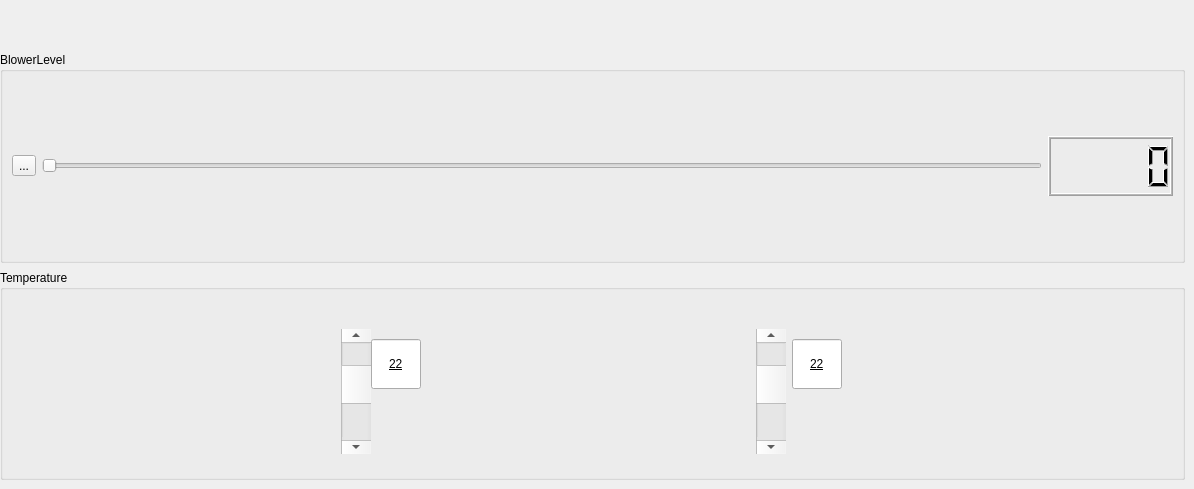
         <widget class="QWidget" name="tab_5">
          <attribute name="title">
           <string>TPS Simulation</string>
          </attribute>
          <widget class="QGroupBox" name="groupBox_8">
           <property name="geometry">
            <rect>
             <x>0</x>
             <y>52</y>
             <width>1185</width>
             <height>211</height>
            </rect>
           </property>
           <property name="title">
            <string>BlowerLevel</string>
           </property>
           <layout class="QGridLayout" name="gridLayout_10">
            <item row="0" column="2">
             <widget class="QLCDNumber" name="displayBlwrLvlT">
              <property name="minimumSize">
               <size>
                <width>100</width>
                <height>60</height>
               </size>
              </property>
              <property name="maximumSize">
               <size>
                <width>200</width>
                <height>60</height>
               </size>
              </property>
              <property name="font">
               <font>
                <family>Agency FB</family>
                <pointsize>16</pointsize>
               </font>
              </property>
              <property name="midLineWidth">
               <number>1</number>
              </property>
              <property name="smallDecimalPoint">
               <bool>false</bool>
              </property>
              <property name="digitCount">
               <number>5</number>
              </property>
              <property name="segmentStyle">
               <enum>QLCDNumber::Filled</enum>
              </property>
             </widget>
            </item>
            <item row="0" column="1">
             <widget class="QSplitter" name="splitter_2">
              <property name="orientation">
               <enum>Qt::Horizontal</enum>
              </property>
              <widget class="QSlider" name="horizontalSliderBlwrLvlT">
               <property name="minimumSize">
                <size>
                 <width>0</width>
                 <height>0</height>
                </size>
               </property>
               <property name="maximumSize">
                <size>
                 <width>1000</width>
                 <height>30</height>
                </size>
               </property>
               <property name="toolTip">
                <string>This is a tool tip</string>
               </property>
               <property name="statusTip">
                <string>This is a status tip</string>
               </property>
               <property name="whatsThis">
                <string>This is &quot;what is this&quot;</string>
               </property>
               <property name="minimum">
                <number>1</number>
               </property>
               <property name="maximum">
                <number>7</number>
               </property>
               <property name="value">
                <number>1</number>
               </property>
               <property name="orientation">
                <enum>Qt::Horizontal</enum>
               </property>
              </widget>
             </widget>
            </item>
            <item row="0" column="0">
             <widget class="QToolButton" name="toolButton_13">
              <property name="minimumSize">
               <size>
                <width>0</width>
                <height>0</height>
               </size>
              </property>
              <property name="text">
               <string>...</string>
              </property>
              <property name="icon">
               <iconset>
                <normaloff>../fan.jpg</normaloff>../fan.jpg</iconset>
              </property>
              <property name="iconSize">
               <size>
                <width>80</width>
                <height>80</height>
               </size>
              </property>
             </widget>
            </item>
           </layout>
          </widget>
          <widget class="QGroupBox" name="groupBox_9">
           <property name="geometry">
            <rect>
             <x>0</x>
             <y>270</y>
             <width>1185</width>
             <height>210</height>
            </rect>
           </property>
           <property name="maximumSize">
            <size>
             <width>1300</width>
             <height>220</height>
            </size>
           </property>
           <property name="title">
            <string>Temperature</string>
           </property>
           <layout class="QHBoxLayout" name="horizontalLayout_13">
            <item>
             <layout class="QHBoxLayout" name="horizontalLayout_14">
              <property name="spacing">
               <number>0</number>
              </property>
              <property name="topMargin">
               <number>0</number>
              </property>
              <property name="bottomMargin">
               <number>39</number>
              </property>
              <item>
               <widget class="QScrollBar" name="scrollBarLeftTempT">
                <property name="minimumSize">
                 <size>
                  <width>30</width>
                  <height>125</height>
                 </size>
                </property>
                <property name="maximumSize">
                 <size>
                  <width>16777215</width>
                  <height>70</height>
                 </size>
                </property>
                <property name="toolTip">
                 <string>This is a tool tip</string>
                </property>
                <property name="statusTip">
                 <string>This is a status tip</string>
                </property>
                <property name="whatsThis">
                 <string>This is &quot;what is this&quot;</string>
                </property>
                <property name="minimum">
                 <number>16</number>
                </property>
                <property name="maximum">
                 <number>32</number>
                </property>
                <property name="value">
                 <number>22</number>
                </property>
                <property name="orientation">
                 <enum>Qt::Vertical</enum>
                </property>
               </widget>
              </item>
              <item>
               <widget class="QLineEdit" name="lineEditTempLT">
                <property name="maximumSize">
                 <size>
                  <width>50</width>
                  <height>50</height>
                 </size>
                </property>
                <property name="styleSheet">
                 <string notr="true">font: 20pt &quot;华文彩云&quot;;
text-decoration: underline;</string>
                </property>
                <property name="text">
                 <string>22</string>
                </property>
                <property name="alignment">
                 <set>Qt::AlignCenter</set>
                </property>
               </widget>
              </item>
             </layout>
            </item>
            <item>
             <layout class="QHBoxLayout" name="horizontalLayout_15">
              <property name="bottomMargin">
               <number>39</number>
              </property>
              <item>
               <widget class="QScrollBar" name="scrollBarRightTempT">
                <property name="enabled">
                 <bool>true</bool>
                </property>
                <property name="minimumSize">
                 <size>
                  <width>30</width>
                  <height>125</height>
                 </size>
                </property>
                <property name="maximumSize">
                 <size>
                  <width>16777215</width>
                  <height>70</height>
                 </size>
                </property>
                <property name="toolTip">
                 <string>This is a tool tip</string>
                </property>
                <property name="statusTip">
                 <string>This is a status tip</string>
                </property>
                <property name="whatsThis">
                 <string>This is &quot;what is this&quot;</string>
                </property>
                <property name="minimum">
                 <number>16</number>
                </property>
                <property name="maximum">
                 <number>32</number>
                </property>
                <property name="value">
                 <number>22</number>
                </property>
                <property name="orientation">
                 <enum>Qt::Vertical</enum>
                </property>
                <property name="invertedAppearance">
                 <bool>false</bool>
                </property>
               </widget>
              </item>
              <item>
               <widget class="QLineEdit" name="lineEditTempRT">
                <property name="maximumSize">
                 <size>
                  <width>50</width>
                  <height>50</height>
                 </size>
                </property>
                <property name="styleSheet">
                 <string notr="true">font: 20pt &quot;华文彩云&quot;;
text-decoration: underline;</string>
                </property>
                <property name="text">
                 <string>22</string>
                </property>
                <property name="alignment">
                 <set>Qt::AlignCenter</set>
                </property>
               </widget>
              </item>
             </layout>
            </item>
           </layout>
          </widget>
         </widget>
